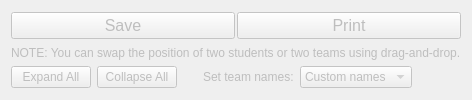
        <widget class="QWidget" name="teamsTab">
         <attribute name="title">
          <string>  Teams  </string>
         </attribute>
         <layout class="QVBoxLayout" name="verticalLayout_11">
          <item>
           <layout class="QHBoxLayout" name="savePrintLayout">
            <property name="spacing">
             <number>2</number>
            </property>
            <item>
             <widget class="QPushButton" name="saveTeamsButton">
              <property name="enabled">
               <bool>false</bool>
              </property>
              <property name="sizePolicy">
               <sizepolicy hsizetype="Preferred" vsizetype="Maximum">
                <horstretch>0</horstretch>
                <verstretch>0</verstretch>
               </sizepolicy>
              </property>
              <property name="font">
               <font>
                <pointsize>12</pointsize>
               </font>
              </property>
              <property name="toolTip">
               <string>Save this set of teams as text or pdf files.</string>
              </property>
              <property name="text">
               <string>Save</string>
              </property>
              <property name="icon">
               <iconset resource="gruepr.qrc">
                <normaloff>:/icons/save.png</normaloff>:/icons/save.png</iconset>
              </property>
              <property name="iconSize">
               <size>
                <width>30</width>
                <height>30</height>
               </size>
              </property>
              <property name="checked">
               <bool>false</bool>
              </property>
             </widget>
            </item>
            <item>
             <widget class="QPushButton" name="printTeamsButton">
              <property name="enabled">
               <bool>false</bool>
              </property>
              <property name="sizePolicy">
               <sizepolicy hsizetype="Preferred" vsizetype="Maximum">
                <horstretch>0</horstretch>
                <verstretch>0</verstretch>
               </sizepolicy>
              </property>
              <property name="font">
               <font>
                <pointsize>12</pointsize>
               </font>
              </property>
              <property name="toolTip">
               <string>Print this set of teams.</string>
              </property>
              <property name="text">
               <string>Print</string>
              </property>
              <property name="icon">
               <iconset resource="gruepr.qrc">
                <normaloff>:/icons/print.png</normaloff>:/icons/print.png</iconset>
              </property>
              <property name="iconSize">
               <size>
                <width>30</width>
                <height>30</height>
               </size>
              </property>
              <property name="checked">
               <bool>false</bool>
              </property>
             </widget>
            </item>
           </layout>
          </item>
          <item>
           <layout class="QVBoxLayout" name="teamDataLayout">
            <item>
             <widget class="QLabel" name="label_23">
              <property name="enabled">
               <bool>false</bool>
              </property>
              <property name="sizePolicy">
               <sizepolicy hsizetype="Fixed" vsizetype="Fixed">
                <horstretch>0</horstretch>
                <verstretch>0</verstretch>
               </sizepolicy>
              </property>
              <property name="text">
               <string>NOTE: You can swap the position of two students or two teams using drag-and-drop.</string>
              </property>
             </widget>
            </item>
            <item>
             <layout class="QHBoxLayout" name="teamOptionsLayout">
              <item>
               <widget class="QPushButton" name="expandAllButton">
                <property name="enabled">
                 <bool>false</bool>
                </property>
                <property name="sizePolicy">
                 <sizepolicy hsizetype="Preferred" vsizetype="Fixed">
                  <horstretch>0</horstretch>
                  <verstretch>0</verstretch>
                 </sizepolicy>
                </property>
                <property name="toolTip">
                 <string>Show the students in all of the teams.</string>
                </property>
                <property name="text">
                 <string>Expand All</string>
                </property>
               </widget>
              </item>
              <item>
               <widget class="QPushButton" name="collapseAllButton">
                <property name="enabled">
                 <bool>false</bool>
                </property>
                <property name="sizePolicy">
                 <sizepolicy hsizetype="Preferred" vsizetype="Fixed">
                  <horstretch>0</horstretch>
                  <verstretch>0</verstretch>
                 </sizepolicy>
                </property>
                <property name="toolTip">
                 <string>Show only the summarized data for all of the teams.</string>
                </property>
                <property name="text">
                 <string>Collapse All</string>
                </property>
               </widget>
              </item>
              <item>
               <spacer name="horizontalSpacer_2">
                <property name="orientation">
                 <enum>Qt::Horizontal</enum>
                </property>
                <property name="sizeType">
                 <enum>QSizePolicy::Fixed</enum>
                </property>
                <property name="sizeHint" stdset="0">
                 <size>
                  <width>20</width>
                  <height>20</height>
                 </size>
                </property>
               </spacer>
              </item>
              <item>
               <widget class="QLabel" name="label_14">
                <property name="enabled">
                 <bool>false</bool>
                </property>
                <property name="sizePolicy">
                 <sizepolicy hsizetype="Preferred" vsizetype="Preferred">
                  <horstretch>0</horstretch>
                  <verstretch>0</verstretch>
                 </sizepolicy>
                </property>
                <property name="text">
                 <string>Set team names:</string>
                </property>
               </widget>
              </item>
              <item>
               <widget class="QComboBox" name="teamNamesComboBox">
                <property name="enabled">
                 <bool>false</bool>
                </property>
                <property name="toolTip">
                 <string>Set the names of the teams.</string>
                </property>
                <property name="sizeAdjustPolicy">
                 <enum>QComboBox::AdjustToContents</enum>
                </property>
                <item>
                 <property name="text">
                  <string>Custom names</string>
                 </property>
                </item>
               </widget>
              </item>
              <item>
               <spacer name="horizontalSpacer">
                <property name="orientation">
                 <enum>Qt::Horizontal</enum>
                </property>
                <property name="sizeHint" stdset="0">
                 <size>
                  <width>20</width>
                  <height>0</height>
                 </size>
                </property>
               </spacer>
              </item>
             </layout>
            </item>
           </layout>
          </item>
         </layout>
        </widget>
